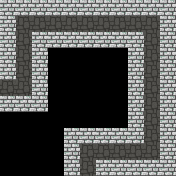

This game map was drawn from its Tiled (.tmx) file and the tilesets committed beside it. A one-line description and the full map source follow:
An orthogonal 11x11 tile map with 16x16 px tiles, 3 tile layers (Path, Wall, Interact).

<map version="1.0" tiledversion="2017.06.27" orientation="orthogonal" renderorder="right-down" width="11" height="11" tilewidth="16" tileheight="16" nextobjectid="1">
 <tileset firstgid="1" name="tiles0" tilewidth="16" tileheight="16" tilecount="64" columns="16">
  <image source="Tilesets/tiles0.png" width="256" height="64" />
 </tileset>
 <layer name="Path" width="11" height="11">
  <data encoding="csv">
0,0,0,0,0,0,0,0,0,0,0,
0,2,2,2,2,2,2,2,2,2,0,
0,2,0,0,0,0,0,0,0,2,0,
0,2,0,0,0,0,0,0,0,2,0,
0,2,0,0,0,0,0,0,0,2,0,
2,2,0,0,0,0,0,0,0,2,0,
0,0,0,0,0,0,0,0,0,2,0,
0,0,0,0,0,0,0,0,0,2,0,
0,0,0,0,0,0,0,0,0,2,0,
0,0,0,0,0,2,2,2,2,2,0,
0,0,0,0,0,2,0,0,0,0,0
</data>
 </layer>
 <layer name="Wall" width="11" height="11">
  <data encoding="csv">
17,17,17,17,17,17,17,17,17,17,17,
17,0,0,0,0,0,0,0,0,0,17,
17,0,17,17,17,17,17,17,17,0,17,
17,0,17,1,1,1,1,1,17,0,17,
17,0,17,1,1,1,1,1,17,0,17,
0,0,17,1,1,1,1,1,17,0,17,
17,17,17,1,1,1,1,1,17,0,17,
1,1,1,1,1,1,1,1,17,0,17,
1,1,1,1,17,17,17,17,17,0,17,
1,1,1,1,17,0,0,0,0,0,17,
1,1,1,1,17,0,17,17,17,17,17
</data>
 </layer>
 <layer name="Interact" width="11" height="11">
  <data encoding="csv">
0,0,0,0,0,0,0,0,0,0,0,
0,0,0,0,0,0,0,0,0,0,0,
0,0,0,0,0,0,0,0,0,0,0,
0,0,0,0,0,0,0,0,0,0,0,
0,0,0,0,0,0,0,0,0,0,0,
0,0,0,0,0,0,0,0,0,0,0,
0,0,0,0,0,0,0,0,0,0,0,
0,0,0,0,0,0,0,0,0,0,0,
0,0,0,0,0,0,0,0,0,0,0,
0,0,0,0,0,0,0,0,0,0,0,
0,0,0,0,0,0,0,0,0,0,0
</data>
 </layer>
</map>
